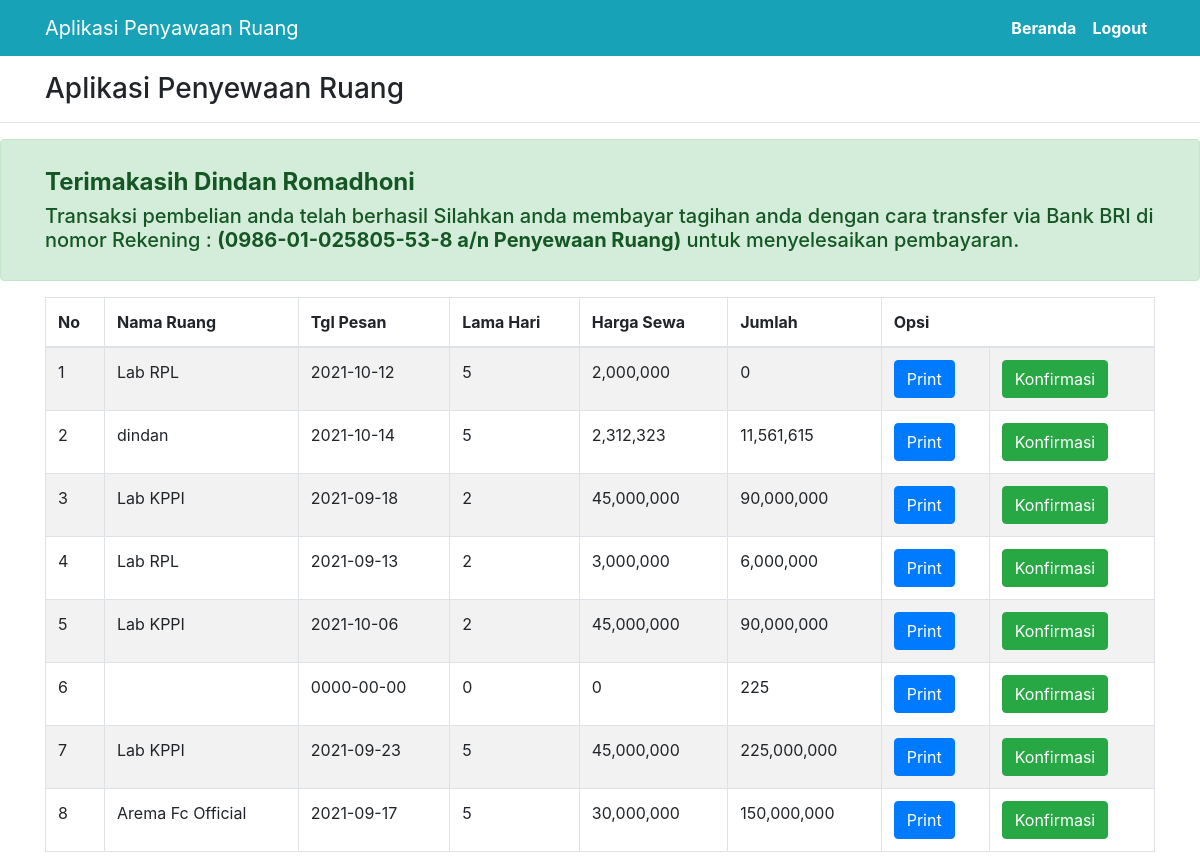
The page /konfirmasi.php?alert=BerhasilDikirim (signed in) on the database its author committed.
### tables this page shows
CREATE TABLE `det_pesan` (
  `no_pesan` int(11) NOT NULL,
  `kd_ruang` varchar(50) NOT NULL,
  `tgl_dipesan` date NOT NULL,
  `lama` tinyint(4) NOT NULL,
  `harga_sewa` int(11) NOT NULL,
  `jumlah_harga` int(11) NOT NULL
);

### konfirmasi.php (the view, shortened to what this page needs)
<!doctype html>
<html lang="en">
  <head>
    <link rel="stylesheet" href="https://cdn.jsdelivr.net/npm/bootstrap@4.6.0/dist/css/bootstrap.min.css">
  </head>
  <body>
  <nav class="navbar navbar-expand-lg navbar-dark bg-info">
    <div class="container">
  <a class="navbar-brand" href="beranda.php">Aplikasi Penyawaan Ruang</a>
  <div class="collapse navbar-collapse" id="navbarNavAltMarkup">
    <div class="navbar-nav ml-auto">
      <strong><a class="nav-link active" href="beranda.php">Beranda</a></strong>
      <strong><a class="nav-link active" href="logout.php">Logout</a></strong>
    </div>
    </div>
  </div>
</nav>
        <div class="container">
    <h3 class="mt-3">Aplikasi Penyewaan Ruang</h3>
</div>
<hr>
      <div class="alert alert-success" role="alert">
        <div class="container mt-3 mb-3">
  <h4 class="alert-heading"><strong>Terimakasih <?php echo $_SESSION['a_global']->nama_user ?></strong></h4>
  <h5>Transaksi pembelian anda telah berhasil
        Silahkan anda membayar tagihan anda dengan cara transfer via Bank BRI di nomor Rekening :
        <strong>(0986-01-025805-53-8 a/n Penyewaan Ruang)</strong> untuk menyelesaikan pembayaran.</h5>
</div>
</div>
  <div class="container">
  <table id="example1" class="table table-bordered table-striped">
                        <thead>
                        <tr>
                            <th>No</th>
                            <th>Nama Ruang</th>
                            <th>Tgl Pesan</th>
                            <th>Lama Hari</th>
                            <th>Harga Sewa</th>
                            <th>Jumlah</th>
                            <th colspan="2">Opsi</th>
                        </tr>
                        </thead>
                        <tbody>
                        <?php
                        include'koneksi.php';
                            $no = 1;
                            $data = mysqli_query($koneksi,"SELECT * FROM det_pesan ORDER BY no_pesan DESC");
                            while ($d = mysqli_fetch_array($data)) {
                        ?>
                        <tr>
                            <td><?php echo $no++;?></td>
                            <td><?php echo $d['kd_ruang'];?></td>
                            <td><?php echo $d['tgl_dipesan'];?></td>
                            <td><?php echo $d['lama'];?></td>
                            <td><?php echo number_format($d['harga_sewa']) ;?></td>
                            <td><?php echo number_format($d['jumlah_harga']) ;?></td>
                            <td><a href="cetak_konfirmasi.php?id=<?php echo $d['no_pesan'];?>" class="btn btn-primary">Print</a></td>
                            <td><a href="pelunasan.php?id=<?php echo $d['no_pesan']; ?> " class="btn btn-success" target="_blank">Konfirmasi</a></td>
                        </tr>
                        <?php
                            }
                        ?>
                        </tbody>
                    </table>
                  </div>
  </body>
</html>

### rows shown on the page
det_pesan: kd_ruang "Lab RPL", tgl_dipesan "2021-10-12", lama "5", harga_sewa "2,000,000", jumlah_harga "0"
det_pesan: kd_ruang "dindan", tgl_dipesan "2021-10-14", lama "5", harga_sewa "2,312,323", jumlah_harga "11,561,615"
det_pesan: kd_ruang "Lab KPPI", tgl_dipesan "2021-09-18", lama "2", harga_sewa "45,000,000", jumlah_harga "90,000,000"
det_pesan: kd_ruang "Lab RPL", tgl_dipesan "2021-09-13", lama "2", harga_sewa "3,000,000", jumlah_harga "6,000,000"
det_pesan: kd_ruang "Lab KPPI", tgl_dipesan "2021-10-06", lama "2", harga_sewa "45,000,000", jumlah_harga "90,000,000"
det_pesan: tgl_dipesan "0000-00-00", lama "0", harga_sewa "0", jumlah_harga "225"
det_pesan: kd_ruang "Lab KPPI", tgl_dipesan "2021-09-23", lama "5", harga_sewa "45,000,000", jumlah_harga "225,000,000"
det_pesan: kd_ruang "Arema Fc Official", tgl_dipesan "2021-09-17", lama "5", harga_sewa "30,000,000", jumlah_harga "150,000,000"

### other values the page prints
$_SESSION['a_global']->nama_user "Dindan Romadhoni"
